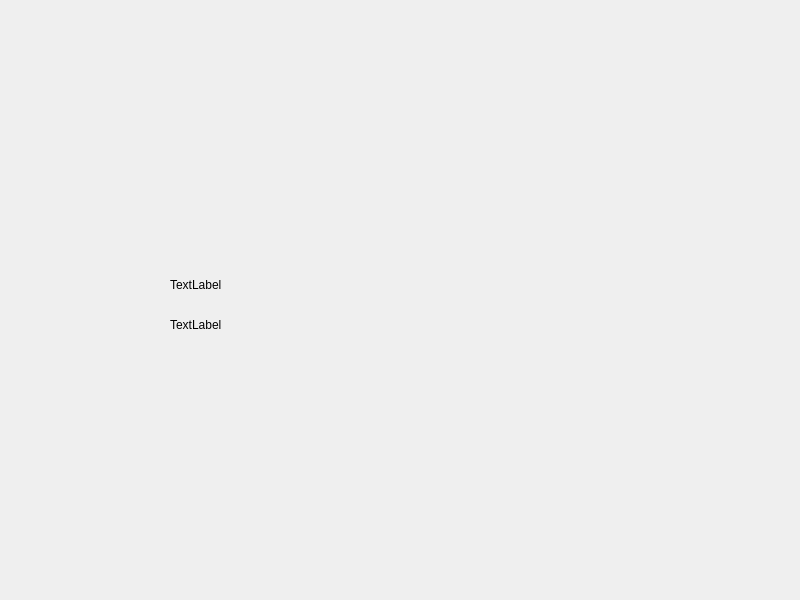
<?xml version="1.0" encoding="UTF-8"?>
<ui version="4.0">
 <class>Widget</class>
 <widget class="QWidget" name="Widget">
  <property name="geometry">
   <rect>
    <x>0</x>
    <y>0</y>
    <width>800</width>
    <height>600</height>
   </rect>
  </property>
  <property name="windowTitle">
   <string>Widget</string>
  </property>
  <widget class="QLabel" name="label">
   <property name="geometry">
    <rect>
     <x>170</x>
     <y>270</y>
     <width>100</width>
     <height>30</height>
    </rect>
   </property>
   <property name="text">
    <string>TextLabel</string>
   </property>
  </widget>
  <widget class="QLabel" name="label_2">
   <property name="geometry">
    <rect>
     <x>170</x>
     <y>310</y>
     <width>100</width>
     <height>30</height>
    </rect>
   </property>
   <property name="text">
    <string>TextLabel</string>
   </property>
  </widget>
 </widget>
 <resources/>
 <connections/>
</ui>
